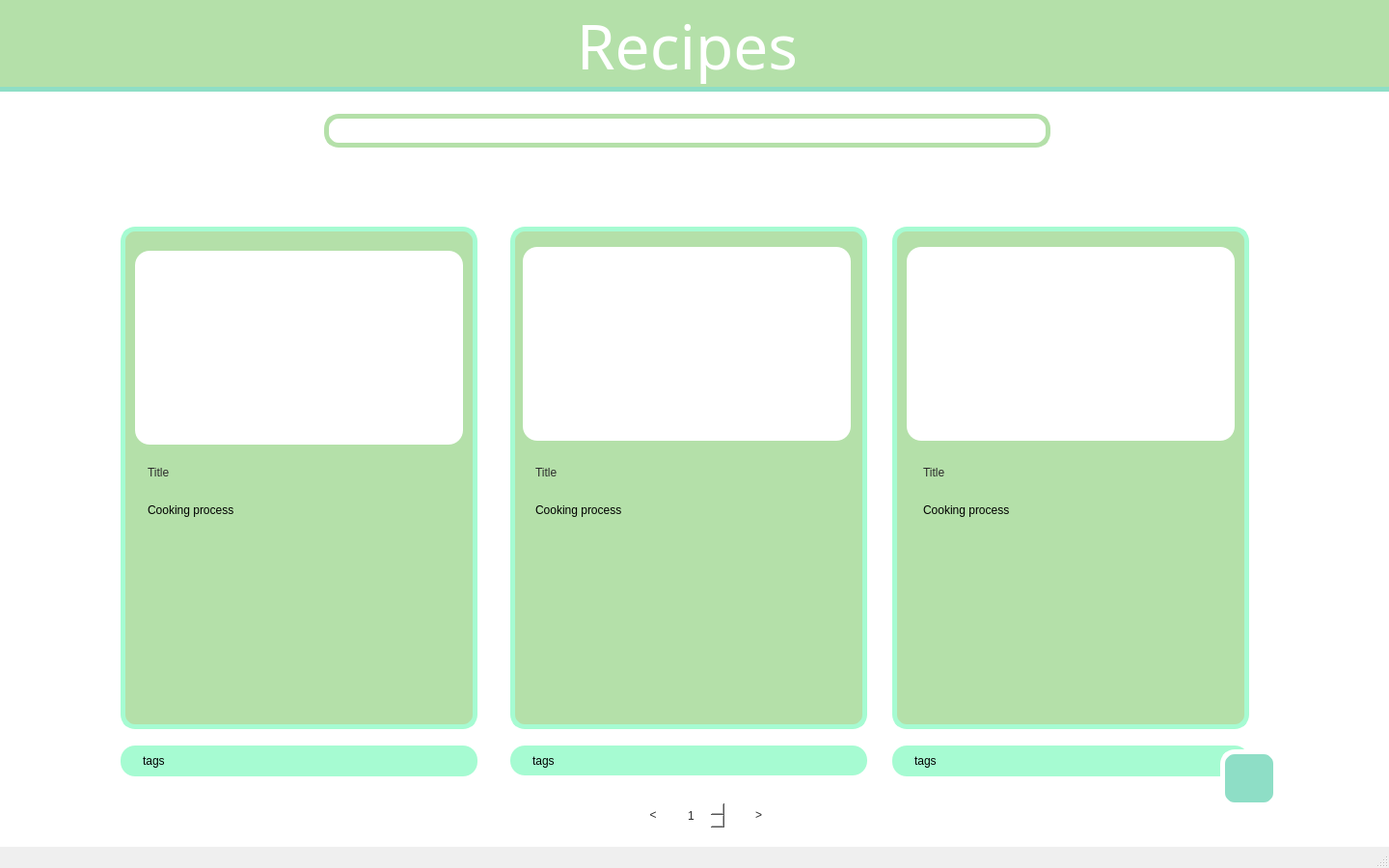
<?xml version="1.0" encoding="UTF-8"?>
<ui version="4.0">
 <class>MainWindow</class>
 <widget class="QMainWindow" name="MainWindow">
  <property name="geometry">
   <rect>
    <x>0</x>
    <y>0</y>
    <width>1440</width>
    <height>900</height>
   </rect>
  </property>
  <property name="windowTitle">
   <string>MainWindow</string>
  </property>
  <property name="windowIcon">
   <iconset theme="QIcon()">
    <normaloff>../../../.designer/backup</normaloff>../../../.designer/backup</iconset>
  </property>
  <property name="styleSheet">
   <string notr="true"/>
  </property>
  <property name="animated">
   <bool>true</bool>
  </property>
  <widget class="QWidget" name="centralwidget">
   <widget class="QLabel" name="header">
    <property name="geometry">
     <rect>
      <x>0</x>
      <y>0</y>
      <width>1440</width>
      <height>90</height>
     </rect>
    </property>
    <property name="styleSheet">
     <string notr="true">background-color: rgb(180, 224, 169);
</string>
    </property>
    <property name="text">
     <string/>
    </property>
    <property name="textFormat">
     <enum>Qt::RichText</enum>
    </property>
    <property name="scaledContents">
     <bool>false</bool>
    </property>
   </widget>
   <widget class="QLabel" name="header_border">
    <property name="geometry">
     <rect>
      <x>0</x>
      <y>90</y>
      <width>1440</width>
      <height>5</height>
     </rect>
    </property>
    <property name="styleSheet">
     <string notr="true">background-color: rgb(142, 222, 198);</string>
    </property>
    <property name="text">
     <string/>
    </property>
   </widget>
   <widget class="QLabel" name="recipes">
    <property name="geometry">
     <rect>
      <x>328</x>
      <y>3</y>
      <width>769</width>
      <height>87</height>
     </rect>
    </property>
    <property name="font">
     <font>
      <family>Kristen ITC</family>
      <pointsize>48</pointsize>
     </font>
    </property>
    <property name="styleSheet">
     <string notr="true">color: rgb(255, 255, 255);</string>
    </property>
    <property name="text">
     <string>Recipes</string>
    </property>
    <property name="alignment">
     <set>Qt::AlignCenter</set>
    </property>
   </widget>
   <widget class="QPushButton" name="gear">
    <property name="geometry">
     <rect>
      <x>1272</x>
      <y>24</y>
      <width>43</width>
      <height>43</height>
     </rect>
    </property>
    <property name="styleSheet">
     <string notr="true">background-color: rgb(180, 224, 169);
border: none;
</string>
    </property>
    <property name="text">
     <string/>
    </property>
    <property name="icon">
     <iconset>
      <normaloff>pictures/gear 1.png</normaloff>pictures/gear 1.png</iconset>
    </property>
    <property name="iconSize">
     <size>
      <width>43</width>
      <height>43</height>
     </size>
    </property>
   </widget>
   <widget class="QPushButton" name="plu_lg">
    <property name="geometry">
     <rect>
      <x>1265</x>
      <y>777</y>
      <width>60</width>
      <height>60</height>
     </rect>
    </property>
    <property name="styleSheet">
     <string notr="true">background-color: rgb(142, 222, 198);
border: 5px solid #FFFFFF;
border-radius: 15px;</string>
    </property>
    <property name="text">
     <string/>
    </property>
    <property name="icon">
     <iconset>
      <normaloff>pictures/plus-lg 1.png</normaloff>pictures/plus-lg 1.png</iconset>
    </property>
    <property name="iconSize">
     <size>
      <width>40</width>
      <height>40</height>
     </size>
    </property>
   </widget>
   <widget class="QLineEdit" name="search_line">
    <property name="geometry">
     <rect>
      <x>336</x>
      <y>118</y>
      <width>753</width>
      <height>35</height>
     </rect>
    </property>
    <property name="styleSheet">
     <string notr="true">border: 5px solid rgb(180, 224, 169);
border-radius: 15px;</string>
    </property>
   </widget>
   <widget class="QPushButton" name="search_btn">
    <property name="geometry">
     <rect>
      <x>294</x>
      <y>120</y>
      <width>35</width>
      <height>35</height>
     </rect>
    </property>
    <property name="styleSheet">
     <string notr="true">border: 1px solid rgb(255, 255, 255);</string>
    </property>
    <property name="text">
     <string/>
    </property>
    <property name="icon">
     <iconset>
      <normaloff>pictures/search 1 (1).png</normaloff>pictures/search 1 (1).png</iconset>
    </property>
    <property name="iconSize">
     <size>
      <width>30</width>
      <height>30</height>
     </size>
    </property>
   </widget>
   <widget class="QPushButton" name="filter_btn">
    <property name="geometry">
     <rect>
      <x>1101</x>
      <y>118</y>
      <width>45</width>
      <height>40</height>
     </rect>
    </property>
    <property name="styleSheet">
     <string notr="true">border: 1px solid rgb(255, 255, 255);</string>
    </property>
    <property name="text">
     <string/>
    </property>
    <property name="icon">
     <iconset>
      <normaloff>pictures/filter 1 (1).png</normaloff>pictures/filter 1 (1).png</iconset>
    </property>
    <property name="iconSize">
     <size>
      <width>45</width>
      <height>40</height>
     </size>
    </property>
   </widget>
   <widget class="QPushButton" name="left_page_btn">
    <property name="geometry">
     <rect>
      <x>670</x>
      <y>830</y>
      <width>14</width>
      <height>29</height>
     </rect>
    </property>
    <property name="styleSheet">
     <string notr="true">font: 21pt &quot;Leelawadee UI&quot;;
color:  rgb(44, 44, 44);
background-color: rgb(255, 255, 255);
border: 1px solid rgb(255, 255, 255);</string>
    </property>
    <property name="text">
     <string>&lt;</string>
    </property>
   </widget>
   <widget class="QPushButton" name="right_page_btn">
    <property name="geometry">
     <rect>
      <x>770</x>
      <y>830</y>
      <width>33</width>
      <height>29</height>
     </rect>
    </property>
    <property name="styleSheet">
     <string notr="true">font: 21pt &quot;Leelawadee UI&quot;;
color:  rgb(44, 44, 44);
background-color: rgb(255, 255, 255);
border: 1px solid rgb(255, 255, 255);</string>
    </property>
    <property name="text">
     <string>&gt;</string>
    </property>
   </widget>
   <widget class="QLabel" name="border_recipe_one">
    <property name="geometry">
     <rect>
      <x>125</x>
      <y>235</y>
      <width>370</width>
      <height>521</height>
     </rect>
    </property>
    <property name="styleSheet">
     <string notr="true">background-color: rgb(180, 224, 169);
border: 5px solid rgb(166, 251, 210);
border-radius: 15px;</string>
    </property>
    <property name="text">
     <string/>
    </property>
   </widget>
   <widget class="QLabel" name="border_recipe_two">
    <property name="geometry">
     <rect>
      <x>529</x>
      <y>235</y>
      <width>370</width>
      <height>521</height>
     </rect>
    </property>
    <property name="styleSheet">
     <string notr="true">background-color: rgb(180, 224, 169);
border: 5px solid rgb(166, 251, 210);
border-radius: 15px;</string>
    </property>
    <property name="text">
     <string/>
    </property>
   </widget>
   <widget class="QLabel" name="border_recipe_three">
    <property name="geometry">
     <rect>
      <x>925</x>
      <y>235</y>
      <width>370</width>
      <height>521</height>
     </rect>
    </property>
    <property name="styleSheet">
     <string notr="true">background-color: rgb(180, 224, 169);
border: 5px solid rgb(166, 251, 210);
border-radius: 15px;</string>
    </property>
    <property name="text">
     <string/>
    </property>
   </widget>
   <widget class="QLabel" name="image_one">
    <property name="geometry">
     <rect>
      <x>140</x>
      <y>260</y>
      <width>340</width>
      <height>201</height>
     </rect>
    </property>
    <property name="styleSheet">
     <string notr="true">border-radius: 15px;
background-color: rgb(255, 255, 255);</string>
    </property>
    <property name="text">
     <string/>
    </property>
   </widget>
   <widget class="QLabel" name="image_two">
    <property name="geometry">
     <rect>
      <x>542</x>
      <y>256</y>
      <width>340</width>
      <height>201</height>
     </rect>
    </property>
    <property name="styleSheet">
     <string notr="true">border-radius: 15px;
background-color: rgb(255, 255, 255);</string>
    </property>
    <property name="text">
     <string/>
    </property>
   </widget>
   <widget class="QLabel" name="image_three">
    <property name="geometry">
     <rect>
      <x>940</x>
      <y>256</y>
      <width>340</width>
      <height>201</height>
     </rect>
    </property>
    <property name="styleSheet">
     <string notr="true">border-radius: 15px;
background-color: rgb(255, 255, 255);</string>
    </property>
    <property name="text">
     <string/>
    </property>
   </widget>
   <widget class="QLabel" name="title_one">
    <property name="geometry">
     <rect>
      <x>153</x>
      <y>468</y>
      <width>318</width>
      <height>43</height>
     </rect>
    </property>
    <property name="styleSheet">
     <string notr="true">font: 24pt &quot;Leelawadee UI&quot;;
color: rgb(44, 44, 44);</string>
    </property>
    <property name="text">
     <string>Title</string>
    </property>
   </widget>
   <widget class="QLabel" name="text_one">
    <property name="geometry">
     <rect>
      <x>153</x>
      <y>522</y>
      <width>318</width>
      <height>217</height>
     </rect>
    </property>
    <property name="styleSheet">
     <string notr="true">font: 12pt &quot;Leelawadee UI&quot;;</string>
    </property>
    <property name="text">
     <string>Cooking process</string>
    </property>
    <property name="alignment">
     <set>Qt::AlignLeading|Qt::AlignLeft|Qt::AlignTop</set>
    </property>
   </widget>
   <widget class="QLabel" name="title_two">
    <property name="geometry">
     <rect>
      <x>555</x>
      <y>468</y>
      <width>318</width>
      <height>43</height>
     </rect>
    </property>
    <property name="styleSheet">
     <string notr="true">font: 24pt &quot;Leelawadee UI&quot;;
color: rgb(44, 44, 44);</string>
    </property>
    <property name="text">
     <string>Title</string>
    </property>
   </widget>
   <widget class="QLabel" name="title_three">
    <property name="geometry">
     <rect>
      <x>957</x>
      <y>468</y>
      <width>318</width>
      <height>43</height>
     </rect>
    </property>
    <property name="styleSheet">
     <string notr="true">font: 24pt &quot;Leelawadee UI&quot;;
color: rgb(44, 44, 44);</string>
    </property>
    <property name="text">
     <string>Title</string>
    </property>
   </widget>
   <widget class="QLabel" name="text_two">
    <property name="geometry">
     <rect>
      <x>555</x>
      <y>522</y>
      <width>318</width>
      <height>217</height>
     </rect>
    </property>
    <property name="styleSheet">
     <string notr="true">font: 12pt &quot;Leelawadee UI&quot;;</string>
    </property>
    <property name="text">
     <string>Cooking process</string>
    </property>
    <property name="alignment">
     <set>Qt::AlignLeading|Qt::AlignLeft|Qt::AlignTop</set>
    </property>
   </widget>
   <widget class="QLabel" name="text_three">
    <property name="geometry">
     <rect>
      <x>957</x>
      <y>522</y>
      <width>318</width>
      <height>217</height>
     </rect>
    </property>
    <property name="styleSheet">
     <string notr="true">font: 12pt &quot;Leelawadee UI&quot;;</string>
    </property>
    <property name="text">
     <string>Cooking process</string>
    </property>
    <property name="alignment">
     <set>Qt::AlignLeading|Qt::AlignLeft|Qt::AlignTop</set>
    </property>
   </widget>
   <widget class="QLabel" name="label">
    <property name="geometry">
     <rect>
      <x>-10</x>
      <y>90</y>
      <width>1461</width>
      <height>811</height>
     </rect>
    </property>
    <property name="styleSheet">
     <string notr="true">background-color: rgb(255, 255, 255);</string>
    </property>
    <property name="text">
     <string/>
    </property>
   </widget>
   <widget class="QLabel" name="tags_line_one">
    <property name="geometry">
     <rect>
      <x>125</x>
      <y>773</y>
      <width>370</width>
      <height>32</height>
     </rect>
    </property>
    <property name="styleSheet">
     <string notr="true">border-radius: 15px;
background-color: rgb(166, 251, 210);
font: 12pt &quot;Leelawadee UI&quot;;
padding-left: 20px;
padding-right: 20px;</string>
    </property>
    <property name="text">
     <string>tags</string>
    </property>
   </widget>
   <widget class="QLabel" name="tags_line_two">
    <property name="geometry">
     <rect>
      <x>529</x>
      <y>773</y>
      <width>370</width>
      <height>31</height>
     </rect>
    </property>
    <property name="styleSheet">
     <string notr="true">border-radius: 15px;
background-color: rgb(166, 251, 210);
font: 12pt &quot;Leelawadee UI&quot;;
padding-left: 20px;
padding-right: 20px;</string>
    </property>
    <property name="text">
     <string>tags</string>
    </property>
   </widget>
   <widget class="QLabel" name="tags_line_three">
    <property name="geometry">
     <rect>
      <x>925</x>
      <y>773</y>
      <width>370</width>
      <height>32</height>
     </rect>
    </property>
    <property name="styleSheet">
     <string notr="true">border-radius: 15px;
background-color: rgb(166, 251, 210);
font: 12pt &quot;Leelawadee UI&quot;;
padding-left: 20px;
padding-right: 20px;</string>
    </property>
    <property name="text">
     <string>tags</string>
    </property>
   </widget>
   <widget class="QLabel" name="tags_line">
    <property name="geometry">
     <rect>
      <x>340</x>
      <y>170</y>
      <width>751</width>
      <height>20</height>
     </rect>
    </property>
    <property name="styleSheet">
     <string notr="true">font: 12pt &quot;Leelawadee UI&quot;;</string>
    </property>
    <property name="text">
     <string/>
    </property>
   </widget>
   <widget class="QSpinBox" name="page_box">
    <property name="geometry">
     <rect>
      <x>710</x>
      <y>830</y>
      <width>42</width>
      <height>31</height>
     </rect>
    </property>
    <property name="styleSheet">
     <string notr="true">font: 21pt &quot;Leelawadee UI&quot;;
color:  rgb(44, 44, 44);
background-color: rgb(255, 255, 255);
border: 1px solid rgb(255, 255, 255);</string>
    </property>
    <property name="minimum">
     <number>1</number>
    </property>
   </widget>
   <zorder>label</zorder>
   <zorder>header</zorder>
   <zorder>header_border</zorder>
   <zorder>recipes</zorder>
   <zorder>gear</zorder>
   <zorder>search_line</zorder>
   <zorder>search_btn</zorder>
   <zorder>filter_btn</zorder>
   <zorder>left_page_btn</zorder>
   <zorder>right_page_btn</zorder>
   <zorder>border_recipe_one</zorder>
   <zorder>border_recipe_two</zorder>
   <zorder>border_recipe_three</zorder>
   <zorder>image_one</zorder>
   <zorder>image_two</zorder>
   <zorder>image_three</zorder>
   <zorder>title_one</zorder>
   <zorder>text_one</zorder>
   <zorder>title_two</zorder>
   <zorder>title_three</zorder>
   <zorder>text_two</zorder>
   <zorder>text_three</zorder>
   <zorder>tags_line_one</zorder>
   <zorder>tags_line_two</zorder>
   <zorder>tags_line_three</zorder>
   <zorder>plu_lg</zorder>
   <zorder>tags_line</zorder>
   <zorder>page_box</zorder>
  </widget>
  <widget class="QMenuBar" name="menubar">
   <property name="geometry">
    <rect>
     <x>0</x>
     <y>0</y>
     <width>1440</width>
     <height>21</height>
    </rect>
   </property>
  </widget>
  <widget class="QStatusBar" name="statusbar"/>
 </widget>
 <resources/>
 <connections/>
</ui>
